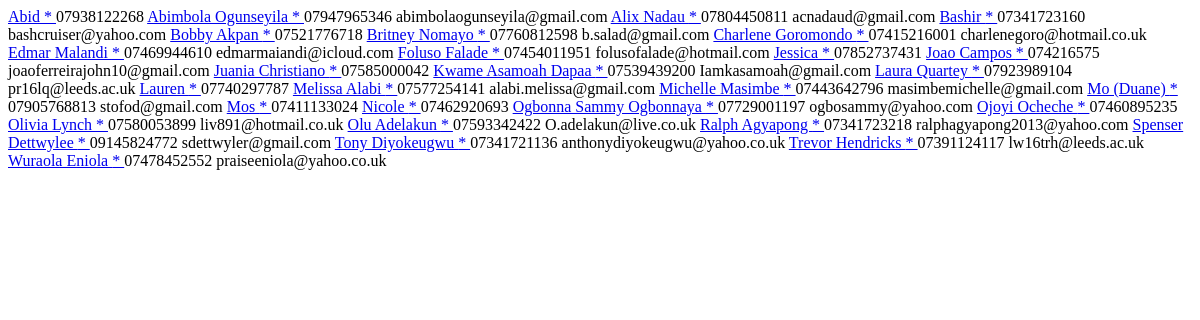
Page /member/_status/First Timer (signed in) on the earlier database version.
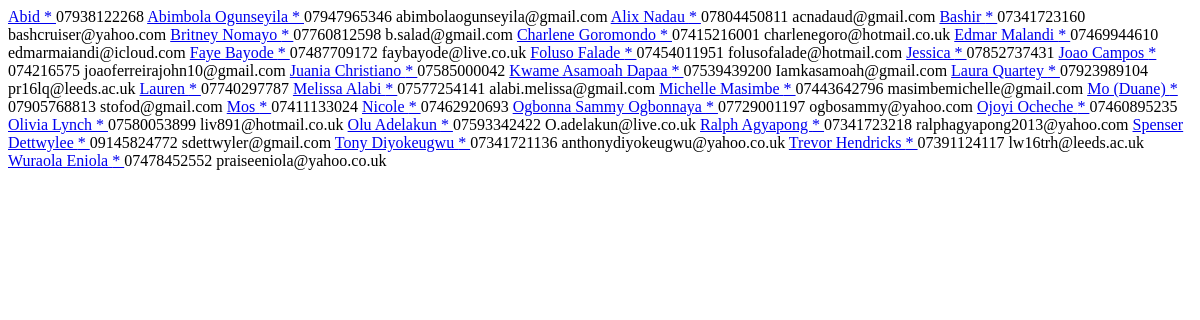
Same page on the later database version.
### member/models.py (models this page shows)
class Member(models.Model):
	name = models.CharField(max_length=50, unique=True)
	gender = models.ForeignKey('Gender', on_delete=models.CASCADE, related_name="sex")
	mobile_no = models.CharField(max_length=50, blank=True, null=True, unique=False, verbose_name="Mobile number")
	email = models.EmailField(max_length=50, blank=True, null=True, verbose_name="Email Address")
	date_of_birth = models.DateField(blank=True, null=True)
	address = models.TextField(max_length=200, blank=True, null=True)
	post_code = models.CharField(max_length=10, blank=True, null=True)
	academic_institution = models.ForeignKey('AcademicInstitution', on_delete=models.CASCADE, related_name="academic_institution", null=True, blank=True)
	course = models.CharField(max_length=100, blank=True)
	first_attended = models.DateField(blank=True, null=True)
	attendance_status = models.ForeignKey('Attendance', on_delete=models.CASCADE, related_name="attendance_status")
	last_visited = models.DateField(null=True, blank=True)
	extra_info = models.TextField(max_length=2000, blank=True)
	last_modified = models.DateTimeField(auto_now=True)
	def __str__(self):
		return self.name
	class Meta:
		ordering = ["name"]

### member/views.py (the view)
@login_required
def _list_members_by_status(request, status):
	pattern = re.compile(r"^([\w\s\d\.-_]+)$")
	if pattern.match(status) and status != "ALL":
		attendance = Attendance.objects.get(status__iexact = status).status
		members = Member.objects.filter(attendance_status__status__iexact = attendance)
	else:
		members = Member.objects.all()
	context = {
		'members': members
	}
	return render (request, '_partial/member_data.html', context)

### member/models.py (called while the page is built)
	def __str__(self):
		return self.status

### member/templates/_partial/member_data.html
{% for member in members %}
<tr>
	<td><a href="{% url 'member:member_info' member %}" title="{{ member.attendance_status }}">
	{% if member.attendance_status.status.lower == 'regular new member' or member.attendance_status.status.lower == 'regular old member' or member.attendance_status.status.lower == 'established' %}
	<span class="w3-text-green">
		{{ member.name }}
	</span>
	{% elif member.attendance_status.status.lower == 'rare new member' or member.attendance_status.status.lower == 'rare old member' %}
	<span class="w3-text-red">
		{{ member.name }}
	</span>
	{% elif member.attendance_status.status.lower == 'outreach' or member.attendance_status.status.lower == 'evangelism' %}
	<span class="w3-text-orange">
		{{ member.name }} *
	</span>
	{% elif member.attendance_status.status.lower == 'first timer' %}
		{{ member.name }} *
	{% else %}
	<span class="w3-text-grey">
		{{ member.name }}
	</span>
	{% endif %}
	</a></td>
	<td>{{ member.mobile_no }}</td>
	<td>{{ member.email }}</td>
</tr>
{% endfor %}

Differences in the rows shown:
no longer on this page (row edited): Member: name "Bobby Akpan", mobile_no "07521776718"
added Member: name "Faye Bayode", mobile_no "07487709172", email "faybayode@live.co.uk"
